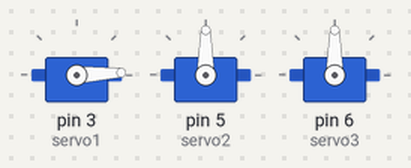
The sketch below on a simulated Arduino Uno, built with avr-gcc and run on an emulated ATmega328P. Parts: 3 × servo.

Above: at 0.05 s.
At 2.05 s:
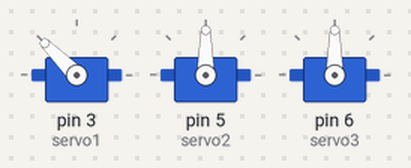
At 4.05 s:
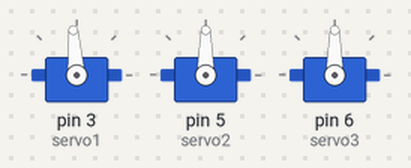
At 8.15 s:
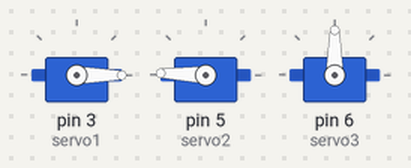
At 12.25 s:
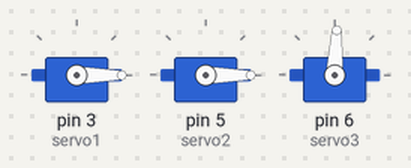
At 16.35 s:
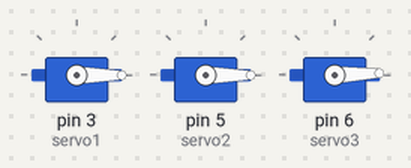
Timing chart, 0 to 21.3 s (numbered marks = the images above):
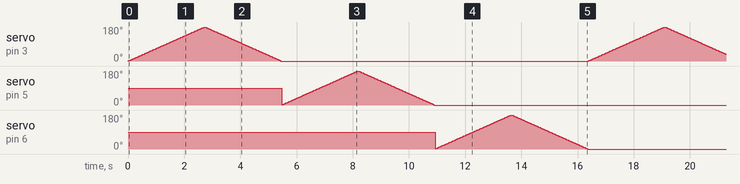

The sketch:

EyeMovement.ino
```cpp
#include<Servo.h>

Servo servo1;
Servo servo2;
Servo servo3;

int pos1 = 0;
int pos2 = 0;
int pos3 = 0;

void setup() {
  servo1.attach(3);
  servo2.attach(5);
  servo3.attach(6);
}

void loop() {

  for (pos1 = 0; pos1 <= 180; pos1 += 1) {
    servo1.write(pos1);
    delay(15);
  }
  for (pos1 = 180; pos1 >= 0; pos1 -= 1) {
    servo1.write(pos1);
    delay(15);
  }
  for (pos2 = 0; pos2 <= 180; pos2 += 1) {
    servo2.write(pos2);
    delay(15);
  }
  for (pos2 = 180; pos2 >= 0; pos2 -= 1) {
    servo2.write(pos2);
    delay(15);
  }
  for (pos3 = 0; pos3 <=180; pos3 += 1) {
    servo3.write(pos3);
    delay(15);
  }
  for (pos3 = 180; pos3 >= 0; pos3 -= 1) {
    servo3.write(pos3);
    delay(15);
  }
}
```
